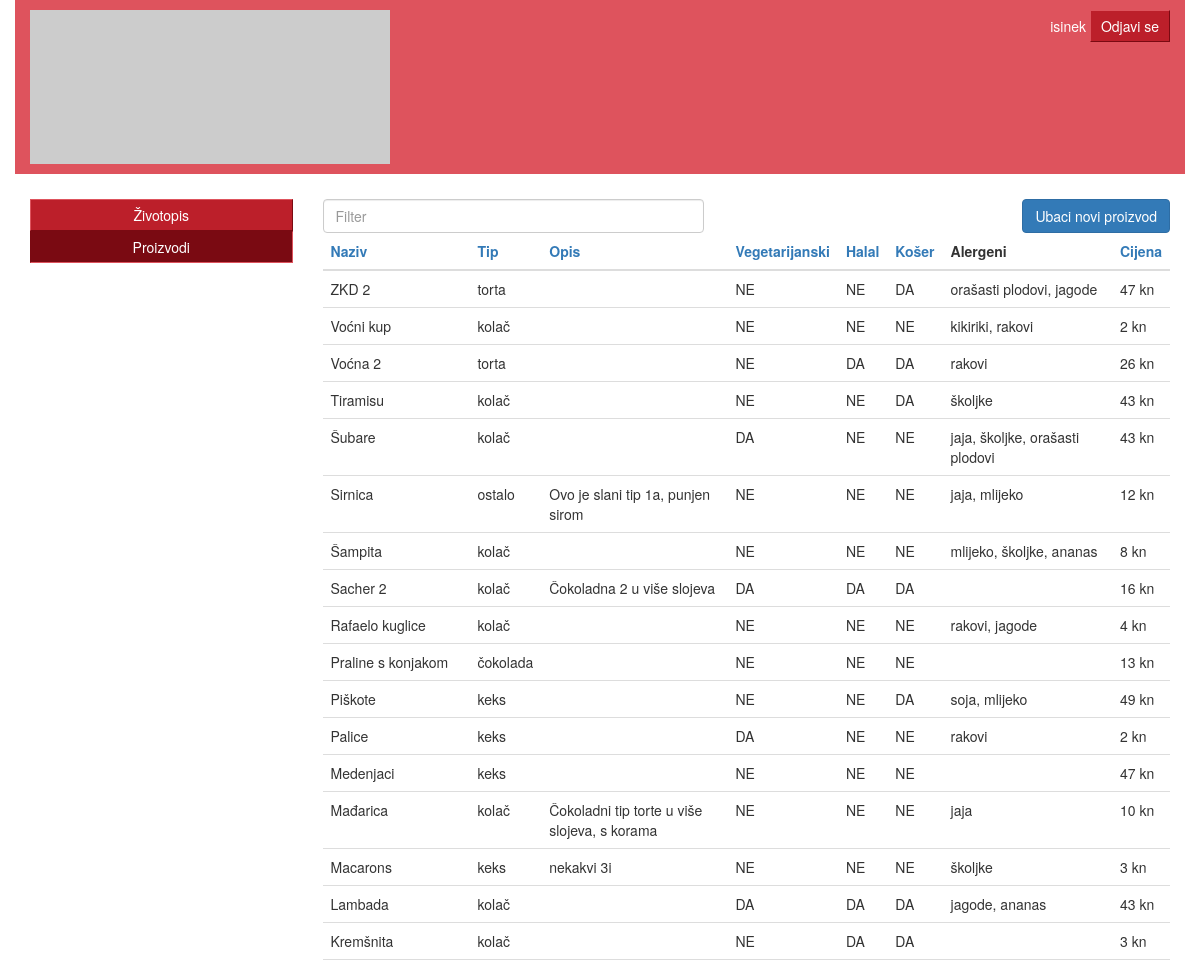
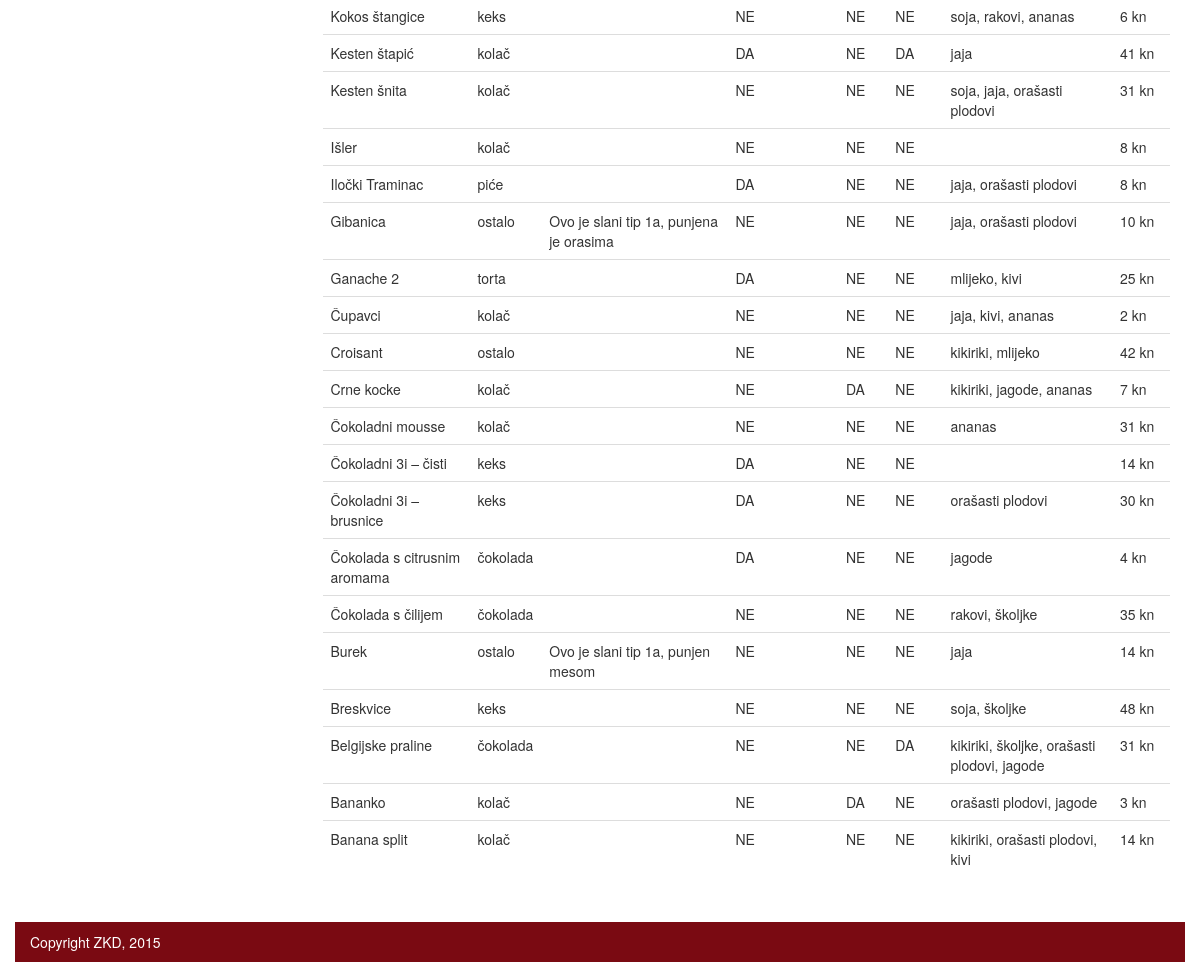
Screenshot of /lab2/proizvodi.php?orderby=2&desc (signed in) with the database file from the repository (2 pictures, top to bottom).
### tables this page shows
CREATE TABLE IF NOT EXISTS `proizvodi` (
  `id` int(11) NOT NULL AUTO_INCREMENT,
  `naziv` varchar(50) NOT NULL,
  `tip` int(11) NOT NULL,
  `opis` text,
  `vegetarijanski` tinyint(1) NOT NULL,
  `halal` tinyint(1) NOT NULL,
  `koser` tinyint(1) NOT NULL,
  `cijena` decimal(10,0) DEFAULT NULL,
  PRIMARY KEY (`id`)
);

CREATE TABLE IF NOT EXISTS `tip_proizvoda` (
  `id` int(11) NOT NULL AUTO_INCREMENT,
  `naziv` varchar(50) NOT NULL,
  PRIMARY KEY (`id`)
);

### lab2/proizvodi.php (the view, shortened to what this page needs)
<?php
	$orderBy = isset($_GET['orderby']) ? $_GET['orderby'] : 2;
	$desc = isset($_GET['desc']) ? 'DESC' : 'ASC';
	$dbc = mysqli_connect( 'localhost', 'root', 'root', 'zkd' ) or die('Pogreška kod spajanja na bazu podataka.');
	$sql = "SELECT proizvodi.id, proizvodi.naziv, tip_proizvoda.naziv, proizvodi.opis, proizvodi.vegetarijanski, proizvodi.halal, proizvodi.koser, proizvodi.cijena FROM proizvodi JOIN tip_proizvoda ON proizvodi.tip = tip_proizvoda.id ORDER BY ".$orderBy." ".$desc.";";
?>
<!doctype html>
<html lang="en">
<head>
	<link href="css/bootstrap.min.css" rel="stylesheet">
	<link href="css/custom.css" rel="stylesheet">
</head>
<body>
	<header class="container">
		<div class="row">
			<div class="col-sm-4 col-xs-6">
				<a class="home-button" href="/zivotopis.php">
					<img src="http://placehold.it/350x150" alt="">
				</a>
			</div>
			<div class="col-sm-8 col-xs-6 user-info">
				<span class="username"><?php print $_SESSION['username'] ?></span>
				<a class="simple-button" href="/logout.php">Odjavi se</a>
			</div>
		</div>
	</header>
	<section class="container content">
		<div class="row">
			<div class="col-md-3 col-sm-12">
				<nav>
					<a class="nav-link" href="zivotopis.php">Životopis</a>
					<a class="nav-link active" href="proizvodi.php">Proizvodi</a>
				</nav>
			</div>
			<div class="col-md-9 col-sm-12">
				<input type="text" class="form-control" id="filterProizvoda" placeholder="Filter" style="float: left; width: 45%;">
				<a href="proizvodi-input.php" class="btn btn-primary" style="float: right;">Ubaci novi proizvod</a>
				<table id="tableProizvodi" class="table table-hover">
					<thead>
						<tr>
							<th><a href="proizvodi.php?orderby=2<?php print ($orderBy == 2 && $desc == 'ASC' ? '&desc' : '') ?>">Naziv</a></th>
							<th><a href="proizvodi.php?orderby=3<?php print ($orderBy == 3 && $desc == 'ASC' ? '&desc' : '') ?>">Tip</a></th>
							<th><a href="proizvodi.php?orderby=4<?php print ($orderBy == 4 && $desc == 'ASC' ? '&desc' : '') ?>">Opis</a></th>
							<th><a href="proizvodi.php?orderby=5<?php print ($orderBy == 5 && $desc == 'ASC' ? '&desc' : '') ?>">Vegetarijanski</a></th>
							<th><a href="proizvodi.php?orderby=6<?php print ($orderBy == 6 && $desc == 'ASC' ? '&desc' : '') ?>">Halal</a></th>
							<th><a href="proizvodi.php?orderby=7<?php print ($orderBy == 7 && $desc == 'ASC' ? '&desc' : '') ?>">Košer</a></th>
							<th>Alergeni</th>
							<th><a href="proizvodi.php?orderby=8<?php print ($orderBy == 8 && $desc == 'ASC' ? '&desc' : '') ?>">Cijena</a></th>
						</tr>
					</thead>
					<tbody>
						<?php
							if($result = $dbc->query($sql)) {
								while ($row = $result->fetch_row()) {
									print '<tr>';
										for($i = 1; $i < 8; ++$i) {
											print '<td>'.($i >= 4 && $i < 7 ? ($row[$i] ? 'DA' : 'NE') : $row[$i]).($i == 7 ? ' kn' : '').'</td>';
											if($i == 6) {
												$alergenisql = "SELECT id_proizvoda, GROUP_CONCAT( alergeni.naziv SEPARATOR ', ') FROM alergeni_u_proizvodu JOIN alergeni ON alergeni.id = alergeni_u_proizvodu.id_alergena WHERE id_proizvoda = ".$row[0]." GROUP BY id_proizvoda;";
												if($alergeni = $dbc->query($alergenisql)) {
													$alergenirow = $alergeni->fetch_row();
													print '<td>'.$alergenirow[1].'</td>';
												} else {
													print '<td>'.$alergenisql.'</td>';
												}
											}
										}
									print '</tr>';
								}
							}
						?>
					</tbody>
				</table>
			</div>
		</div>
	</section>
	<footer class="container">
		<span>Copyright ZKD, 2015</span>
	</footer>
</body>
</html>

### lab2/css/custom.css (style rules this page uses)
section.content { padding-top: 25px; padding-bottom: 25px; }
section.content table { border-collapse: separate; border-spacing: 5px 2px; }
section.content table.table { border-collapse: collapse; }
.home-button img { width: 100%; }
header { background: #DE535D; color: white; padding: 10px 15px; }
header .user-info { text-align: right; }
.simple-button { display: inline-block; padding: 5px 10px; background: #BC1F2A; border: 1px solid; border-color: #DE535D #7A0A12 #7A0A12 #DE535D; color: white; }
nav { margin-bottom: 20px; }
.nav-link { display: block; padding: 5px 10px; background: #BC1F2A; border: 1px solid; border-color: #DE535D #7A0A12 #7A0A12 #DE535D; color: white; text-align: center; }
.nav-link:hover, .nav-link:focus, .nav-link.active { background: #7A0A12; border-color: #7A0A12 #DE535D #DE535D #7A0A12; color: white; text-decoration: none; }
footer { background: #7A0A12; padding: 10px 15px; color: white; }

### rows the page displays
proizvodi: naziv "ZKD 2", tip_proizvoda.naziv "torta", vegetarijanski "NE", halal "NE", koser "DA", alergenirow "orašasti plodovi, jagode", cijena "47"
proizvodi: naziv "Voćni kup", tip_proizvoda.naziv "kolač", vegetarijanski "NE", halal "NE", koser "NE", alergenirow "kikiriki, rakovi", cijena "2"
proizvodi: naziv "Voćna 2", tip_proizvoda.naziv "torta", vegetarijanski "NE", halal "DA", koser "DA", alergenirow "rakovi", cijena "26"
proizvodi: naziv "Tiramisu", tip_proizvoda.naziv "kolač", vegetarijanski "NE", halal "NE", koser "DA", alergenirow "školjke", cijena "43"
proizvodi: naziv "Šubare", tip_proizvoda.naziv "kolač", vegetarijanski "DA", halal "NE", koser "NE", alergenirow "jaja, školjke, orašasti plodovi", cijena "43"
proizvodi: naziv "Sirnica", tip_proizvoda.naziv "ostalo", opis "Ovo je slani tip 1a, punjen sirom", vegetarijanski "NE", halal "NE", koser "NE", alergenirow "jaja, mlijeko", cijena "12"
proizvodi: naziv "Šampita", tip_proizvoda.naziv "kolač", vegetarijanski "NE", halal "NE", koser "NE", alergenirow "mlijeko, školjke, ananas", cijena "8"
proizvodi: naziv "Sacher 2", tip_proizvoda.naziv "kolač", opis "Čokoladna 2 u više slojeva", vegetarijanski "DA", halal "DA", koser "DA", cijena "16"
proizvodi: naziv "Rafaelo kuglice", tip_proizvoda.naziv "kolač", vegetarijanski "NE", halal "NE", koser "NE", alergenirow "rakovi, jagode", cijena "4"
proizvodi: naziv "Praline s konjakom", tip_proizvoda.naziv "čokolada", vegetarijanski "NE", halal "NE", koser "NE", cijena "13"
proizvodi: naziv "Piškote", tip_proizvoda.naziv "keks", vegetarijanski "NE", halal "NE", koser "DA", alergenirow "soja, mlijeko", cijena "49"
proizvodi: naziv "Palice", tip_proizvoda.naziv "keks", vegetarijanski "DA", halal "NE", koser "NE", alergenirow "rakovi", cijena "2"
proizvodi: naziv "Medenjaci", tip_proizvoda.naziv "keks", vegetarijanski "NE", halal "NE", koser "NE", cijena "47"
proizvodi: naziv "Mađarica", tip_proizvoda.naziv "kolač", opis "Čokoladni tip torte u više slojeva, s korama", vegetarijanski "NE", halal "NE", koser "NE", alergenirow "jaja", cijena "10"
proizvodi: naziv "Macarons", tip_proizvoda.naziv "keks", opis "nekakvi 3i", vegetarijanski "NE", halal "NE", koser "NE", alergenirow "školjke", cijena "3"
proizvodi: naziv "Lambada", tip_proizvoda.naziv "kolač", vegetarijanski "DA", halal "DA", koser "DA", alergenirow "jagode, ananas", cijena "43"
proizvodi: naziv "Kremšnita", tip_proizvoda.naziv "kolač", vegetarijanski "NE", halal "DA", koser "DA", cijena "3"
proizvodi: naziv "Kokos štangice", tip_proizvoda.naziv "keks", vegetarijanski "NE", halal "NE", koser "NE", alergenirow "soja, rakovi, ananas", cijena "6"
proizvodi: naziv "Kesten štapić", tip_proizvoda.naziv "kolač", vegetarijanski "DA", halal "NE", koser "DA", alergenirow "jaja", cijena "41"
proizvodi: naziv "Kesten šnita", tip_proizvoda.naziv "kolač", vegetarijanski "NE", halal "NE", koser "NE", alergenirow "soja, jaja, orašasti plodovi", cijena "31"
proizvodi: naziv "Išler", tip_proizvoda.naziv "kolač", vegetarijanski "NE", halal "NE", koser "NE", cijena "8"
proizvodi: naziv "Iločki Traminac", tip_proizvoda.naziv "piće", vegetarijanski "DA", halal "NE", koser "NE", alergenirow "jaja, orašasti plodovi", cijena "8"
proizvodi: naziv "Gibanica", tip_proizvoda.naziv "ostalo", opis "Ovo je slani tip 1a, punjena je orasima", vegetarijanski "NE", halal "NE", koser "NE", alergenirow "jaja, orašasti plodovi", cijena "10"
proizvodi: naziv "Ganache 2", tip_proizvoda.naziv "torta", vegetarijanski "DA", halal "NE", koser "NE", alergenirow "mlijeko, kivi", cijena "25"
proizvodi: naziv "Čupavci", tip_proizvoda.naziv "kolač", vegetarijanski "NE", halal "NE", koser "NE", alergenirow "jaja, kivi, ananas", cijena "2"
proizvodi: naziv "Croisant", tip_proizvoda.naziv "ostalo", vegetarijanski "NE", halal "NE", koser "NE", alergenirow "kikiriki, mlijeko", cijena "42"
proizvodi: naziv "Crne kocke", tip_proizvoda.naziv "kolač", vegetarijanski "NE", halal "DA", koser "NE", alergenirow "kikiriki, jagode, ananas", cijena "7"
proizvodi: naziv "Čokoladni mousse", tip_proizvoda.naziv "kolač", vegetarijanski "NE", halal "NE", koser "NE", alergenirow "ananas", cijena "31"
proizvodi: naziv "Čokoladni 3i – čisti", tip_proizvoda.naziv "keks", vegetarijanski "DA", halal "NE", koser "NE", cijena "14"
proizvodi: naziv "Čokoladni 3i – brusnice", tip_proizvoda.naziv "keks", vegetarijanski "DA", halal "NE", koser "NE", alergenirow "orašasti plodovi", cijena "30"
proizvodi: naziv "Čokolada s citrusnim aromama", tip_proizvoda.naziv "čokolada", vegetarijanski "DA", halal "NE", koser "NE", alergenirow "jagode", cijena "4"
proizvodi: naziv "Čokolada s čilijem", tip_proizvoda.naziv "čokolada", vegetarijanski "NE", halal "NE", koser "NE", alergenirow "rakovi, školjke", cijena "35"
proizvodi: naziv "Burek", tip_proizvoda.naziv "ostalo", opis "Ovo je slani tip 1a, punjen mesom", vegetarijanski "NE", halal "NE", koser "NE", alergenirow "jaja", cijena "14"
proizvodi: naziv "Breskvice", tip_proizvoda.naziv "keks", vegetarijanski "NE", halal "NE", koser "NE", alergenirow "soja, školjke", cijena "48"
proizvodi: naziv "Belgijske praline", tip_proizvoda.naziv "čokolada", vegetarijanski "NE", halal "NE", koser "DA", alergenirow "kikiriki, školjke, orašasti plodovi, jagode", cijena "31"
proizvodi: naziv "Bananko", tip_proizvoda.naziv "kolač", vegetarijanski "NE", halal "DA", koser "NE", alergenirow "orašasti plodovi, jagode", cijena "3"
proizvodi: naziv "Banana split", tip_proizvoda.naziv "kolač", vegetarijanski "NE", halal "NE", koser "NE", alergenirow "kikiriki, orašasti plodovi, kivi", cijena "14"

### other values shown
$_SESSION['username'] "isinek"
